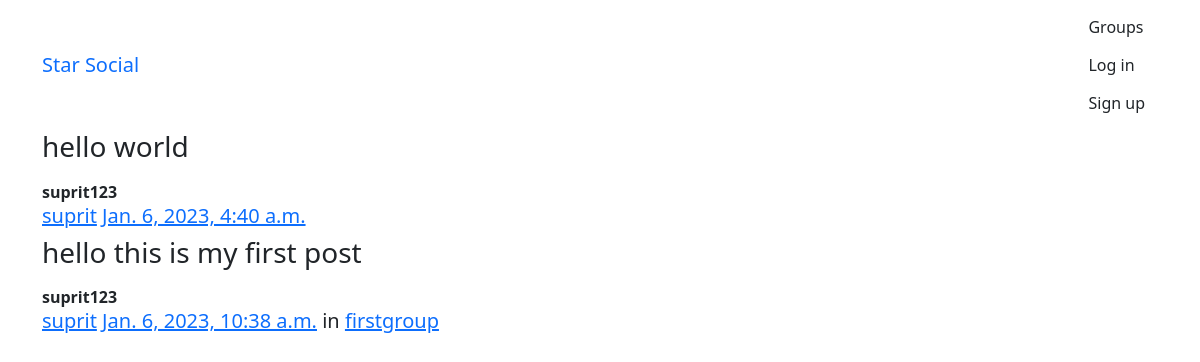
The app's page /posts/, older data.
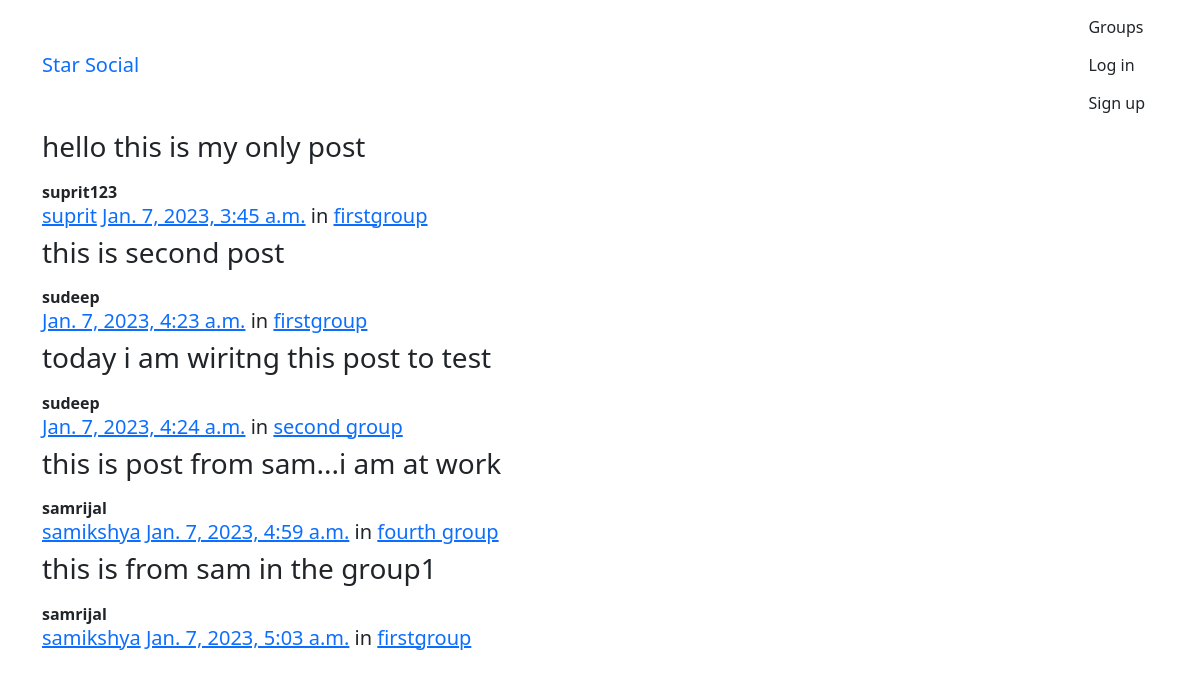
The same page, newer data.
### posts/models.py (models this page shows, shortened)
class Post(models.Model):
    user = models.ForeignKey(User, related_name="posts", on_delete=models.CASCADE)
    created_date = models.DateTimeField(auto_now=True)
    message = models.TextField()
    message_html = models.TextField(editable=False)
    group = models.ForeignKey(Group, related_name="posting", null=True, blank=True, on_delete=models.CASCADE)
    class Meta:
        unique_together = ["user", "message",]

### groups/models.py (models this page shows, shortened)
class Group(models.Model):
    name = models.CharField(max_length=200, unique=True)
    slug = models.SlugField(allow_unicode=True, unique=True)
    description = models.TextField(blank=True, default="")
    description_html = models.TextField(blank=True, editable=False, default="")
    member = models.ManyToManyField(User, through="GroupMember", through_fields=("group", "user"))
    class Meta:
        ordering = ("name",)

### posts/views.py (the view)
# urls.py: path("", views.PostList.as_view(), name="all"),
class PostList(SelectRelatedMixin, generic.ListView):
    model = models.Post
    select_related = ("user", "group")

### posts/templates/posts/post_list.html (shortened to what this page needs)
{% extends "posts/post_base.html" %}
{% block post_content %}
<div class="col-md-8">
    {% for post in post_list %}
    {% include "posts/_post.html" %}
    {% endfor %}
</div>
{% endblock %}

### posts/templates/posts/_post.html (shortened to what this page needs)
<div class="post media">
    <h3>{{ post.message_html|safe }}</h3>
    <div class="media-body">
        <strong>{{ post.user.username }}</strong>
        <h5 class="media-heading">
            <span class="username"><a
                    href="{% url 'posts:for_user' username=post.user.username %}">{{post.user.first_name }}</a></span>
            <time class="time"><a
                    href="{% url 'posts:single' username=post.user.username pk=post.pk %}">{{post.created_date}}</a></time>
            {% if post.group %}
            <span class="group-name">in <a href="{% url 'groups:all' %}">{{ post.group.name }}</a></span>
            {% endif %}
        </h5>
    </div>
</div>

Row changes from the older to the newer data that the page shows:
removed Post: message_html "hello world", user.username "suprit123", user.first_name "suprit", created_date "Jan. 6, 2023, 4:40 a.m."
removed Post: message_html "hello this is my first post", user.username "suprit123", user.first_name "suprit", created_date "Jan. 6, 2023, 10:38 a.m.", group.name "firstgroup"
added Post: message_html "hello this is my only post", user.username "suprit123", user.first_name "suprit", created_date "Jan. 7, 2023, 3:45 a.m.", group.name "firstgroup"
added Post: message_html "this is second post", user.username "sudeep", created_date "Jan. 7, 2023, 4:23 a.m.", group.name "firstgroup"
added Post: message_html "today i am wiritng this post to test", user.username "sudeep", created_date "Jan. 7, 2023, 4:24 a.m.", group.name "second group"
added Post: message_html "this is post from sam...i am at work", user.username "samrijal", user.first_name "samikshya", created_date "Jan. 7, 2023, 4:59 a.m.", group.name "fourth group"
added Post: message_html "this is from sam in the group1", user.username "samrijal", user.first_name "samikshya", created_date "Jan. 7, 2023, 5:03 a.m.", group.name "firstgroup"
